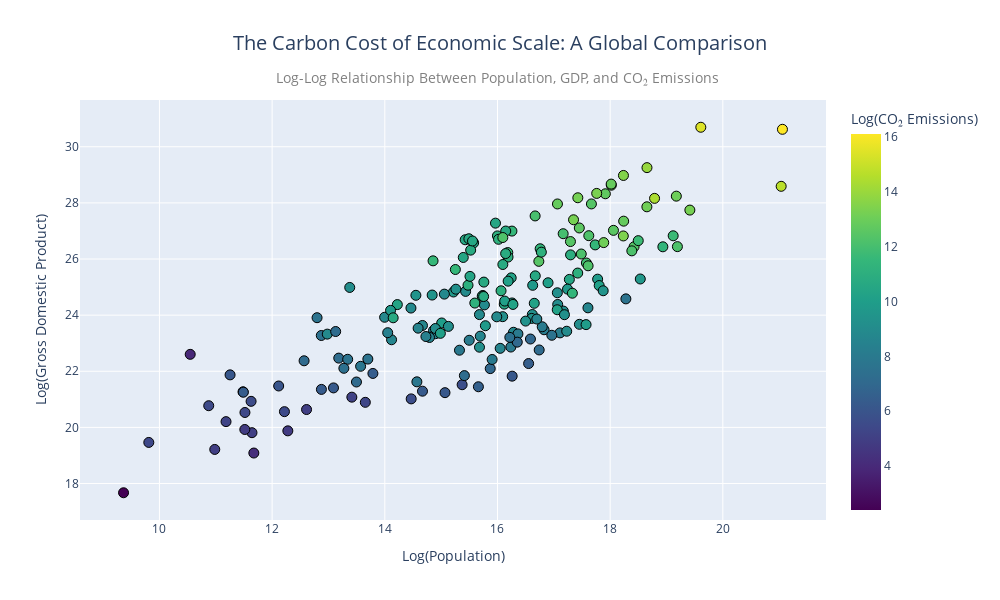

The notebook cell this image was saved under:
### Markdown cell above
#### This plot looks good, but an interactive plot to identify countries by hovering would be better. Let's use Plotly to do this.

### Code cell
# set up scatterplot in plotly
fig = px.scatter(
    countries,
    x='log_population',
    y='log_gdp',
    color='log_co2_emissions',
    hover_name='country',
    color_continuous_scale='viridis',
    title='The Carbon Cost of Economic Scale: A Global Comparison',
    labels={
        'log_population': 'Log(Population)',
        'log_co2_emissions': 'Log(CO₂ Emissions)',
        'log_gdp': 'Log(Gross Domestic Product)'
    },
)
# customize the layout
fig.update_layout(  
    
    # Set custom figure size
    width=1000, height=600,
    
    # Center the title
    title=dict(  
        x=0.5,  
        xanchor='center',
        font=dict(size=20)
    ),
    
    # Subtitle placed directly below the title
    annotations=[
        dict(
            text="Log-Log Relationship Between Population, GDP, and CO₂ Emissions",
            x=0.56,
            y=1.08,
            xanchor='center',
            xref='paper',
            yref='paper',
            showarrow=False,
            font=dict(size=14, color='gray'),
            align='center'
        )
    ]
)

# set marker size and add black borders to markers
fig.update_traces(
    marker=dict(
        size=10,  # Size in pixels
        line=dict(color='black', width=1)
    )
)

fig.show()

### Figure 1 — Plotly figure (JSON) as saved in the notebook; plotly's stock layout.template omitted (floating-point values rounded to 4 significant figures; data arrays with more than 128 entries replaced by an {"elided": "..."} marker saying what was removed)
{"data": [{"hovertemplate": "<b>%{hovertext}</b><br><br>Log(Population)=%{x}<br>Log(Gross Domestic Product)=%{y}<br>Log(CO₂ Emissions)=%{marker.color}<extra></extra>", "hovertext": {"elided": "188 str values"}, "legendgroup": "", "marker": {"color": {"elided": "188 float values"}, "coloraxis": "coloraxis", "line": {"color": "black", "width": 1}, "size": 10, "symbol": "circle"}, "mode": "markers", "name": "", "orientation": "v", "showlegend": false, "type": "scatter", "x": {"elided": "188 float values"}, "xaxis": "x", "y": {"elided": "188 float values"}, "yaxis": "y"}], "layout": {"annotations": [{"align": "center", "font": {"color": "gray", "size": 14}, "showarrow": false, "text": "Log-Log Relationship Between Population, GDP, and CO₂ Emissions", "x": 0.56, "xanchor": "center", "xref": "paper", "y": 1.08, "yref": "paper"}], "coloraxis": {"colorbar": {"title": {"text": "Log(CO₂ Emissions)"}}, "colorscale": [[0, "#440154"], [0.1111, "#482878"], [0.2222, "#3e4989"], [0.3333, "#31688e"], [0.4444, "#26828e"], [0.5556, "#1f9e89"], [0.6667, "#35b779"], [0.7778, "#6ece58"], [0.8889, "#b5de2b"], [1, "#fde725"]]}, "height": 600, "legend": {"tracegroupgap": 0}, "title": {"font": {"size": 20}, "text": "The Carbon Cost of Economic Scale: A Global Comparison", "x": 0.5, "xanchor": "center"}, "width": 1000, "xaxis": {"anchor": "y", "autorange": true, "domain": [0, 1], "range": [8.587, 21.83], "title": {"text": "Log(Population)"}, "type": "linear"}, "yaxis": {"anchor": "x", "autorange": true, "domain": [0, 1], "range": [16.7, 31.67], "title": {"text": "Log(Gross Domestic Product)"}, "type": "linear"}}}
